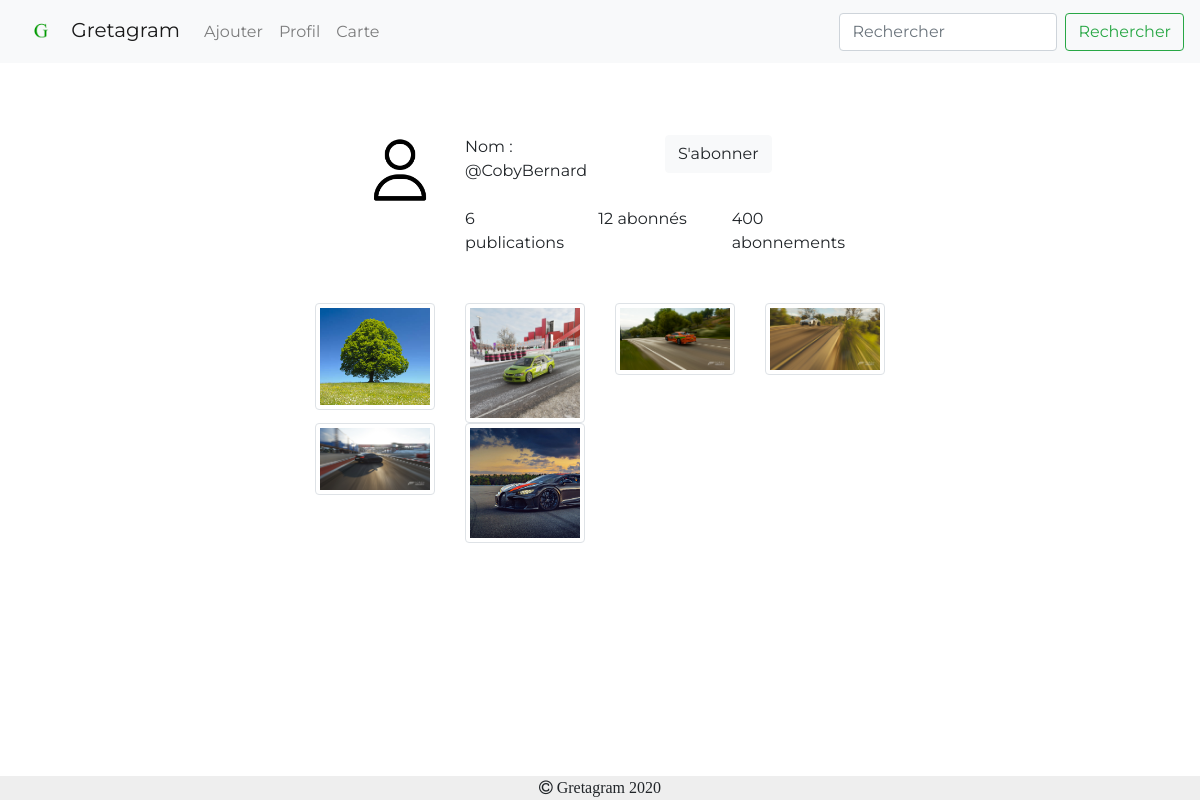
Page /Gretagram/profil.php?nom=Coby on the committed database.
### tables this page shows
CREATE TABLE IF NOT EXISTS `personne` (
  `nomUtilisateur` varchar(100) DEFAULT NULL,
  `nom` varchar(100) DEFAULT NULL,
  `prenom` varchar(100) DEFAULT NULL,
  `dtN` date DEFAULT NULL,
  `mail` varchar(100) DEFAULT NULL,
  `mdp` varchar(100) DEFAULT NULL,
  `photoProfil` varchar(100) DEFAULT NULL,
  UNIQUE KEY `nomUtilisateur` (`nomUtilisateur`)
);

CREATE TABLE IF NOT EXISTS `publication` (
  `id` int(11) NOT NULL AUTO_INCREMENT,
  `nblike` int(100) DEFAULT '0',
  `titre` varchar(100) DEFAULT NULL,
  `description` varchar(100) DEFAULT NULL,
  `user` varchar(100) DEFAULT NULL,
  `photo` varchar(100) DEFAULT NULL,
  PRIMARY KEY (`id`)
);

### Gretagram/profil.php (the view, shortened to what this page needs)
<!DOCTYPE html>
<html>
<head>
    <link href="https://stackpath.bootstrapcdn.com/font-awesome/4.7.0/css/font-awesome.min.css" rel="stylesheet">
    <link rel="stylesheet" href="https://stackpath.bootstrapcdn.com/bootstrap/4.4.1/css/bootstrap.min.css">
    <link rel="stylesheet" href="css/style.css">
    <?php
    include("include/connect.inc.php");
    ?>
</head>
<body>
    <nav class="navbar navbar-expand-lg navbar-light bg-light">
        <a class="navbar-brand" href="index.php">
            <img src="img/G.png" alt="Logo" style="width:50px;">
            Gretagram</a>
        <div class="collapse navbar-collapse" id="navbarToggler">
            <ul class="navbar-nav mr-auto mt-2 mt-lg-0">
                <li class="nav-item">
                    <a class="nav-link" href="ajouter.php">Ajouter</a>
                </li>
                <li class="nav-item">
                    <a class="nav-link" href="profil.php">Profil</a>
                </li>
                <li class="nav-item">
                    <a class="nav-link" href="carte.php">Carte</a>
                </li>
            </ul>
            <form class="form-inline my-2 my-lg-0">
                <input class="form-control mr-sm-2" type="search" placeholder="Rechercher">
                <button class="btn btn-outline-success my-2 my-sm-0" type="submit">Rechercher</button>
            </form>
        </div>
    </nav>
    <br>
    <br>
    <br>
<?php
$nomU = $_GET['nom'];
$requetePost = "Select * FROM personne where nom = '$nomU' ;";
$prequetePost = $conn->prepare($requetePost);
$prequetePost->execute();
while ($dataPost = $prequetePost->fetch()) {
    $user = $dataPost['nom'];
    $prenom = $dataPost['prenom'];
    $pp = $dataPost['photoProfil'];
    echo '
                <div class="container-fluid">
                    <div class="row">
                        <div class="col-md-3">
                        </div>
                        <div class="col-md-6">
                            <div class="row">
                                <div class="col-md-1">
                                </div>
                                <div class="col-md-2">
                                 <img src='.$pp.' alt="pp" class="responsive" visibility:hidden>
                                </div>
                                <div class="col-md-8">
                                    <div class="row">
                                        <div class="col-md-3">
                                            Nom : @'.$user. $prenom .'
                                        </div>
                                        <div class="col-md-3">
                                        </div>
                                        <div class="col-md-3">
                                            <button type="button" class="btn btn-light">S'."'".'abonner</button>
                                        </div>
                                    </div>
                                    <br>
                                    <div class="row">
                                        <div class="col-md-4">
                                            6 publications
                                        </div>
                                        <div class="col-md-4">
                                            12 abonnés
                                        </div>
                                        <div class="col-md-4">
                                            400 abonnements
                                        </div>
                                    </div>
                                </div>
                                <div class="col-md-1">
                                </div>
                            </div>
                            <br>
                            <br>
';
echo '<div class="row"> ';
}
                        $requetePost2 = "Select * FROM publication where user = '$nomU' ;";
                        $prequetePost2 = $conn->prepare($requetePost2);
                        $prequetePost2->execute();
                        while ($dataPost2 = $prequetePost2->fetch()) {
                            $photo = $dataPost2['photo'];
                    echo '
                    <div class=" col-md-3 thumbnail">
                    <a href="post.php?id=Coby&post='.$photo.'"><img src="'.$photo.'" alt="Nature" style="height:100% weight:50%" class=" imgStyle img-thumbnail align-middle"></a>
                    </div>
     '; }
     echo'
                        </div>
                        <br>
                        <br>
                    </div>
                    <div class="col-md-3">
                    </div>
                </div>
            </div>
';
    ?>
    <br>
    <footer class="containe-fluid footer">
        <i class="fa fa-copyright"> Gretagram 2020</i>
    </footer>
</body>
</html>

### Gretagram/css/style.css (style rules this page uses)
body, html { padding: 0; margin: 0; }
body { font-family: 'Montserrat', sans-serif; }
.footer { position: fixed; left: 0; bottom: 0; width: 100%; background-color: #EEEEEE; text-align: center; }
.responsive { width: 100%; height: auto; }

### rows in the picture
personne: photoProfil (picture), nom "Coby", prenom "Bernard"
publication: photo (picture)
publication: photo (picture)
publication: photo (picture)
publication: photo (picture)
publication: photo (picture)
publication: photo (picture)
